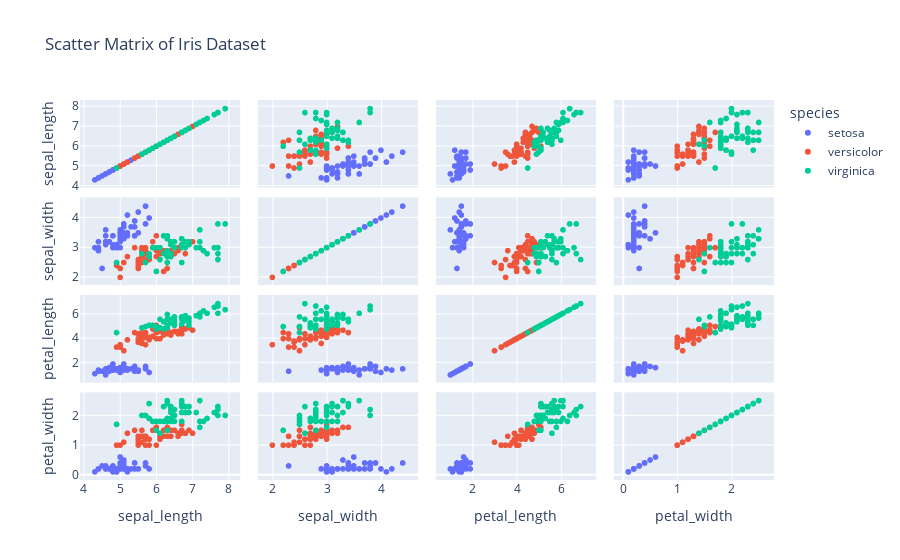

Notebook code cell kept with this figure:
### Markdown cell above
# Ans : 4

### Code cell
# Load the iris dataset from Plotly
iris = px.data.iris()

# Plot the scatter matrix plot using Plotly express
fig = px.scatter_matrix(iris, dimensions=["sepal_length", "sepal_width", "petal_length", "petal_width"], color='species', title='Scatter Matrix of Iris Dataset')
fig.show()

### Figure 1 — Plotly figure (JSON) as saved in the notebook; plotly's stock layout.template omitted (floating-point values rounded to 4 significant figures)
{"data": [{"dimensions": [{"axis": {"matches": true}, "label": "sepal_length", "values": [5.1, 4.9, 4.7, 4.6, 5, 5.4, 4.6, 5, 4.4, 4.9, 5.4, 4.8, 4.8, 4.3, 5.8, 5.7, 5.4, 5.1, 5.7, 5.1, 5.4, 5.1, 4.6, 5.1, 4.8, 5, 5, 5.2, 5.2, 4.7, 4.8, 5.4, 5.2, 5.5, 4.9, 5, 5.5, 4.9, 4.4, 5.1, 5, 4.5, 4.4, 5, 5.1, 4.8, 5.1, 4.6, 5.3, 5]}, {"axis": {"matches": true}, "label": "sepal_width", "values": [3.5, 3, 3.2, 3.1, 3.6, 3.9, 3.4, 3.4, 2.9, 3.1, 3.7, 3.4, 3, 3, 4, 4.4, 3.9, 3.5, 3.8, 3.8, 3.4, 3.7, 3.6, 3.3, 3.4, 3, 3.4, 3.5, 3.4, 3.2, 3.1, 3.4, 4.1, 4.2, 3.1, 3.2, 3.5, 3.1, 3, 3.4, 3.5, 2.3, 3.2, 3.5, 3.8, 3, 3.8, 3.2, 3.7, 3.3]}, {"axis": {"matches": true}, "label": "petal_length", "values": [1.4, 1.4, 1.3, 1.5, 1.4, 1.7, 1.4, 1.5, 1.4, 1.5, 1.5, 1.6, 1.4, 1.1, 1.2, 1.5, 1.3, 1.4, 1.7, 1.5, 1.7, 1.5, 1, 1.7, 1.9, 1.6, 1.6, 1.5, 1.4, 1.6, 1.6, 1.5, 1.5, 1.4, 1.5, 1.2, 1.3, 1.5, 1.3, 1.5, 1.3, 1.3, 1.3, 1.6, 1.9, 1.4, 1.6, 1.4, 1.5, 1.4]}, {"axis": {"matches": true}, "label": "petal_width", "values": [0.2, 0.2, 0.2, 0.2, 0.2, 0.4, 0.3, 0.2, 0.2, 0.1, 0.2, 0.2, 0.1, 0.1, 0.2, 0.4, 0.4, 0.3, 0.3, 0.3, 0.2, 0.4, 0.2, 0.5, 0.2, 0.2, 0.4, 0.2, 0.2, 0.2, 0.2, 0.4, 0.1, 0.2, 0.1, 0.2, 0.2, 0.1, 0.2, 0.2, 0.3, 0.3, 0.2, 0.6, 0.4, 0.3, 0.2, 0.2, 0.2, 0.2]}], "hovertemplate": "species=setosa<br>%{xaxis.title.text}=%{x}<br>%{yaxis.title.text}=%{y}<extra></extra>", "legendgroup": "setosa", "marker": {"color": "#636efa", "symbol": "circle"}, "name": "setosa", "showlegend": true, "type": "splom"}, {"dimensions": [{"axis": {"matches": true}, "label": "sepal_length", "values": [7, 6.4, 6.9, 5.5, 6.5, 5.7, 6.3, 4.9, 6.6, 5.2, 5, 5.9, 6, 6.1, 5.6, 6.7, 5.6, 5.8, 6.2, 5.6, 5.9, 6.1, 6.3, 6.1, 6.4, 6.6, 6.8, 6.7, 6, 5.7, 5.5, 5.5, 5.8, 6, 5.4, 6, 6.7, 6.3, 5.6, 5.5, 5.5, 6.1, 5.8, 5, 5.6, 5.7, 5.7, 6.2, 5.1, 5.7]}, {"axis": {"matches": true}, "label": "sepal_width", "values": [3.2, 3.2, 3.1, 2.3, 2.8, 2.8, 3.3, 2.4, 2.9, 2.7, 2, 3, 2.2, 2.9, 2.9, 3.1, 3, 2.7, 2.2, 2.5, 3.2, 2.8, 2.5, 2.8, 2.9, 3, 2.8, 3, 2.9, 2.6, 2.4, 2.4, 2.7, 2.7, 3, 3.4, 3.1, 2.3, 3, 2.5, 2.6, 3, 2.6, 2.3, 2.7, 3, 2.9, 2.9, 2.5, 2.8]}, {"axis": {"matches": true}, "label": "petal_length", "values": [4.7, 4.5, 4.9, 4, 4.6, 4.5, 4.7, 3.3, 4.6, 3.9, 3.5, 4.2, 4, 4.7, 3.6, 4.4, 4.5, 4.1, 4.5, 3.9, 4.8, 4, 4.9, 4.7, 4.3, 4.4, 4.8, 5, 4.5, 3.5, 3.8, 3.7, 3.9, 5.1, 4.5, 4.5, 4.7, 4.4, 4.1, 4, 4.4, 4.6, 4, 3.3, 4.2, 4.2, 4.2, 4.3, 3, 4.1]}, {"axis": {"matches": true}, "label": "petal_width", "values": [1.4, 1.5, 1.5, 1.3, 1.5, 1.3, 1.6, 1, 1.3, 1.4, 1, 1.5, 1, 1.4, 1.3, 1.4, 1.5, 1, 1.5, 1.1, 1.8, 1.3, 1.5, 1.2, 1.3, 1.4, 1.4, 1.7, 1.5, 1, 1.1, 1, 1.2, 1.6, 1.5, 1.6, 1.5, 1.3, 1.3, 1.3, 1.2, 1.4, 1.2, 1, 1.3, 1.2, 1.3, 1.3, 1.1, 1.3]}], "hovertemplate": "species=versicolor<br>%{xaxis.title.text}=%{x}<br>%{yaxis.title.text}=%{y}<extra></extra>", "legendgroup": "versicolor", "marker": {"color": "#EF553B", "symbol": "circle"}, "name": "versicolor", "showlegend": true, "type": "splom"}, {"dimensions": [{"axis": {"matches": true}, "label": "sepal_length", "values": [6.3, 5.8, 7.1, 6.3, 6.5, 7.6, 4.9, 7.3, 6.7, 7.2, 6.5, 6.4, 6.8, 5.7, 5.8, 6.4, 6.5, 7.7, 7.7, 6, 6.9, 5.6, 7.7, 6.3, 6.7, 7.2, 6.2, 6.1, 6.4, 7.2, 7.4, 7.9, 6.4, 6.3, 6.1, 7.7, 6.3, 6.4, 6, 6.9, 6.7, 6.9, 5.8, 6.8, 6.7, 6.7, 6.3, 6.5, 6.2, 5.9]}, {"axis": {"matches": true}, "label": "sepal_width", "values": [3.3, 2.7, 3, 2.9, 3, 3, 2.5, 2.9, 2.5, 3.6, 3.2, 2.7, 3, 2.5, 2.8, 3.2, 3, 3.8, 2.6, 2.2, 3.2, 2.8, 2.8, 2.7, 3.3, 3.2, 2.8, 3, 2.8, 3, 2.8, 3.8, 2.8, 2.8, 2.6, 3, 3.4, 3.1, 3, 3.1, 3.1, 3.1, 2.7, 3.2, 3.3, 3, 2.5, 3, 3.4, 3]}, {"axis": {"matches": true}, "label": "petal_length", "values": [6, 5.1, 5.9, 5.6, 5.8, 6.6, 4.5, 6.3, 5.8, 6.1, 5.1, 5.3, 5.5, 5, 5.1, 5.3, 5.5, 6.7, 6.9, 5, 5.7, 4.9, 6.7, 4.9, 5.7, 6, 4.8, 4.9, 5.6, 5.8, 6.1, 6.4, 5.6, 5.1, 5.6, 6.1, 5.6, 5.5, 4.8, 5.4, 5.6, 5.1, 5.1, 5.9, 5.7, 5.2, 5, 5.2, 5.4, 5.1]}, {"axis": {"matches": true}, "label": "petal_width", "values": [2.5, 1.9, 2.1, 1.8, 2.2, 2.1, 1.7, 1.8, 1.8, 2.5, 2, 1.9, 2.1, 2, 2.4, 2.3, 1.8, 2.2, 2.3, 1.5, 2.3, 2, 2, 1.8, 2.1, 1.8, 1.8, 1.8, 2.1, 1.6, 1.9, 2, 2.2, 1.5, 1.4, 2.3, 2.4, 1.8, 1.8, 2.1, 2.4, 2.3, 1.9, 2.3, 2.5, 2.3, 1.9, 2, 2.3, 1.8]}], "hovertemplate": "species=virginica<br>%{xaxis.title.text}=%{x}<br>%{yaxis.title.text}=%{y}<extra></extra>", "legendgroup": "virginica", "marker": {"color": "#00cc96", "symbol": "circle"}, "name": "virginica", "showlegend": true, "type": "splom"}], "layout": {"autosize": true, "dragmode": "select", "legend": {"title": {"text": "species"}, "tracegroupgap": 0}, "title": {"text": "Scatter Matrix of Iris Dataset"}, "xaxis": {"autorange": true, "range": [3.598, 8.602], "type": "linear"}, "xaxis2": {"autorange": true, "range": [1.532, 4.868], "type": "linear"}, "xaxis3": {"autorange": true, "range": [-0.1504, 8.05], "type": "linear"}, "xaxis4": {"autorange": true, "range": [-0.368, 2.968], "type": "linear"}, "yaxis": {"autorange": true, "range": [3.598, 8.602], "type": "linear"}, "yaxis2": {"autorange": true, "range": [1.532, 4.868], "type": "linear"}, "yaxis3": {"autorange": true, "range": [-0.1504, 8.05], "type": "linear"}, "yaxis4": {"autorange": true, "range": [-0.368, 2.968], "type": "linear"}}}
